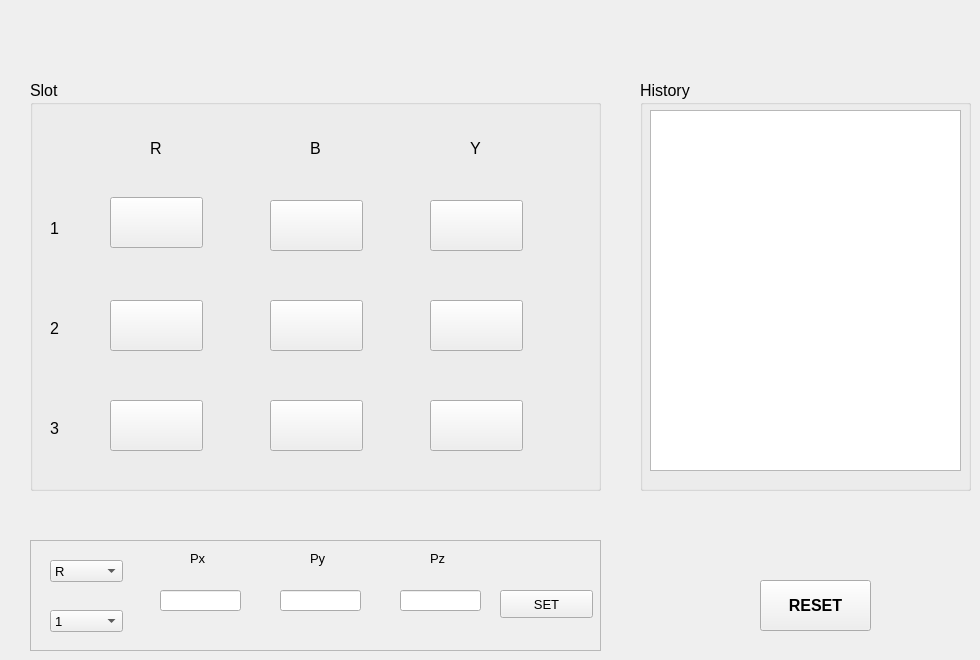
    <widget class="QWidget" name="page_slot">
     <widget class="QGroupBox" name="groupBox_6">
      <property name="geometry">
       <rect>
        <x>30</x>
        <y>80</y>
        <width>571</width>
        <height>411</height>
       </rect>
      </property>
      <property name="font">
       <font>
        <family>Arial</family>
        <pointsize>12</pointsize>
       </font>
      </property>
      <property name="title">
       <string>Slot</string>
      </property>
      <widget class="QLabel" name="label_37">
       <property name="geometry">
        <rect>
         <x>120</x>
         <y>60</y>
         <width>55</width>
         <height>16</height>
        </rect>
       </property>
       <property name="text">
        <string>R</string>
       </property>
      </widget>
      <widget class="QLabel" name="label_38">
       <property name="geometry">
        <rect>
         <x>280</x>
         <y>60</y>
         <width>55</width>
         <height>16</height>
        </rect>
       </property>
       <property name="text">
        <string>B</string>
       </property>
      </widget>
      <widget class="QLabel" name="label_39">
       <property name="geometry">
        <rect>
         <x>440</x>
         <y>60</y>
         <width>55</width>
         <height>16</height>
        </rect>
       </property>
       <property name="text">
        <string>Y</string>
       </property>
      </widget>
      <widget class="QLabel" name="label_40">
       <property name="geometry">
        <rect>
         <x>20</x>
         <y>140</y>
         <width>55</width>
         <height>16</height>
        </rect>
       </property>
       <property name="text">
        <string>1</string>
       </property>
      </widget>
      <widget class="QLabel" name="label_41">
       <property name="geometry">
        <rect>
         <x>20</x>
         <y>240</y>
         <width>55</width>
         <height>16</height>
        </rect>
       </property>
       <property name="text">
        <string>2</string>
       </property>
      </widget>
      <widget class="QLabel" name="label_42">
       <property name="geometry">
        <rect>
         <x>20</x>
         <y>340</y>
         <width>55</width>
         <height>16</height>
        </rect>
       </property>
       <property name="text">
        <string>3</string>
       </property>
      </widget>
      <widget class="QPushButton" name="bt_R1">
       <property name="geometry">
        <rect>
         <x>80</x>
         <y>117</y>
         <width>93</width>
         <height>51</height>
        </rect>
       </property>
       <property name="text">
        <string/>
       </property>
      </widget>
      <widget class="QPushButton" name="bt_B1">
       <property name="geometry">
        <rect>
         <x>240</x>
         <y>120</y>
         <width>93</width>
         <height>51</height>
        </rect>
       </property>
       <property name="text">
        <string/>
       </property>
      </widget>
      <widget class="QPushButton" name="bt_Y1">
       <property name="geometry">
        <rect>
         <x>400</x>
         <y>120</y>
         <width>93</width>
         <height>51</height>
        </rect>
       </property>
       <property name="text">
        <string/>
       </property>
      </widget>
      <widget class="QPushButton" name="bt_R2">
       <property name="geometry">
        <rect>
         <x>80</x>
         <y>220</y>
         <width>93</width>
         <height>51</height>
        </rect>
       </property>
       <property name="text">
        <string/>
       </property>
      </widget>
      <widget class="QPushButton" name="bt_B2">
       <property name="geometry">
        <rect>
         <x>240</x>
         <y>220</y>
         <width>93</width>
         <height>51</height>
        </rect>
       </property>
       <property name="text">
        <string/>
       </property>
      </widget>
      <widget class="QPushButton" name="bt_Y2">
       <property name="geometry">
        <rect>
         <x>400</x>
         <y>220</y>
         <width>93</width>
         <height>51</height>
        </rect>
       </property>
       <property name="text">
        <string/>
       </property>
      </widget>
      <widget class="QPushButton" name="bt_R3">
       <property name="geometry">
        <rect>
         <x>80</x>
         <y>320</y>
         <width>93</width>
         <height>51</height>
        </rect>
       </property>
       <property name="text">
        <string/>
       </property>
      </widget>
      <widget class="QPushButton" name="bt_B3">
       <property name="geometry">
        <rect>
         <x>240</x>
         <y>320</y>
         <width>93</width>
         <height>51</height>
        </rect>
       </property>
       <property name="text">
        <string/>
       </property>
      </widget>
      <widget class="QPushButton" name="bt_Y3">
       <property name="geometry">
        <rect>
         <x>400</x>
         <y>320</y>
         <width>93</width>
         <height>51</height>
        </rect>
       </property>
       <property name="text">
        <string/>
       </property>
      </widget>
     </widget>
     <widget class="QGroupBox" name="groupBox_7">
      <property name="geometry">
       <rect>
        <x>640</x>
        <y>80</y>
        <width>331</width>
        <height>411</height>
       </rect>
      </property>
      <property name="font">
       <font>
        <family>Arial</family>
        <pointsize>12</pointsize>
       </font>
      </property>
      <property name="title">
       <string>History</string>
      </property>
      <widget class="QTextEdit" name="text_history">
       <property name="geometry">
        <rect>
         <x>10</x>
         <y>30</y>
         <width>311</width>
         <height>361</height>
        </rect>
       </property>
      </widget>
     </widget>
     <widget class="QFrame" name="frame_10">
      <property name="geometry">
       <rect>
        <x>30</x>
        <y>540</y>
        <width>571</width>
        <height>111</height>
       </rect>
      </property>
      <property name="font">
       <font>
        <family>Arial</family>
        <pointsize>10</pointsize>
       </font>
      </property>
      <property name="frameShape">
       <enum>QFrame::StyledPanel</enum>
      </property>
      <property name="frameShadow">
       <enum>QFrame::Raised</enum>
      </property>
      <widget class="QComboBox" name="set_pos_RBY">
       <property name="geometry">
        <rect>
         <x>20</x>
         <y>20</y>
         <width>73</width>
         <height>22</height>
        </rect>
       </property>
       <item>
        <property name="text">
         <string>R</string>
        </property>
       </item>
       <item>
        <property name="text">
         <string>B</string>
        </property>
       </item>
       <item>
        <property name="text">
         <string>Y</string>
        </property>
       </item>
      </widget>
      <widget class="QComboBox" name="set_pos_123">
       <property name="geometry">
        <rect>
         <x>20</x>
         <y>70</y>
         <width>73</width>
         <height>22</height>
        </rect>
       </property>
       <item>
        <property name="text">
         <string>1</string>
        </property>
       </item>
       <item>
        <property name="text">
         <string>2</string>
        </property>
       </item>
       <item>
        <property name="text">
         <string>3</string>
        </property>
       </item>
      </widget>
      <widget class="QLineEdit" name="set_pos_slot_px">
       <property name="geometry">
        <rect>
         <x>130</x>
         <y>50</y>
         <width>81</width>
         <height>21</height>
        </rect>
       </property>
      </widget>
      <widget class="QLineEdit" name="set_pos_slot_py">
       <property name="geometry">
        <rect>
         <x>250</x>
         <y>50</y>
         <width>81</width>
         <height>21</height>
        </rect>
       </property>
      </widget>
      <widget class="QLineEdit" name="set_pos_slot_pz">
       <property name="geometry">
        <rect>
         <x>370</x>
         <y>50</y>
         <width>81</width>
         <height>21</height>
        </rect>
       </property>
      </widget>
      <widget class="QPushButton" name="bt_set_slot">
       <property name="geometry">
        <rect>
         <x>470</x>
         <y>50</y>
         <width>93</width>
         <height>28</height>
        </rect>
       </property>
       <property name="text">
        <string>SET</string>
       </property>
      </widget>
      <widget class="QLabel" name="label_3">
       <property name="geometry">
        <rect>
         <x>160</x>
         <y>10</y>
         <width>55</width>
         <height>16</height>
        </rect>
       </property>
       <property name="text">
        <string>Px</string>
       </property>
      </widget>
      <widget class="QLabel" name="label_4">
       <property name="geometry">
        <rect>
         <x>280</x>
         <y>10</y>
         <width>55</width>
         <height>16</height>
        </rect>
       </property>
       <property name="text">
        <string>Py</string>
       </property>
      </widget>
      <widget class="QLabel" name="label_10">
       <property name="geometry">
        <rect>
         <x>400</x>
         <y>10</y>
         <width>55</width>
         <height>16</height>
        </rect>
       </property>
       <property name="text">
        <string>Pz</string>
       </property>
      </widget>
     </widget>
     <widget class="QPushButton" name="bt_reset_slot">
      <property name="geometry">
       <rect>
        <x>760</x>
        <y>580</y>
        <width>111</width>
        <height>51</height>
       </rect>
      </property>
      <property name="font">
       <font>
        <family>Arial</family>
        <pointsize>12</pointsize>
        <weight>75</weight>
        <bold>true</bold>
       </font>
      </property>
      <property name="text">
       <string>RESET</string>
      </property>
     </widget>
    </widget>
